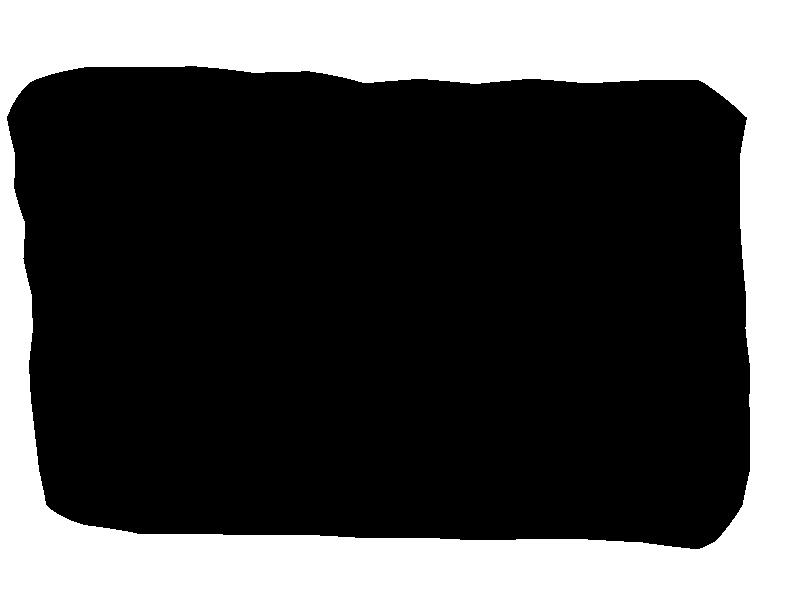
#> input picture images/2b6b6ef7-c174-11e9-aa7b-0c9d92347f5f.jpg, 800 x 600 px, given in place of images, which was not available
$ python main.py --input images
#> lines starting #> are read from the running program, lines starting #| are printed output that depends on the picture; after the words box and inside, x2 and y2 are one past the last pixel; in counts of white or black regions, pixels touching at a corner belong together; long printed decimals are rounded; pictures that were not available may be replaced by others from this repository, and a replacement may not be noted
#> in main, image is the input picture: shape (600, 800); min 0, max 255, mean 80.2
import cv2
import numpy
import imutils
import argparse
import argcomplete

from skimage.morphology import skeletonize

# [134 lines left out: function get_corners_debug, not called in this run]

def get_corners(original_image, blur=5):
#> called with blur = 5
    image = original_image.copy()

    # Añadimos un padding de 100px a la imagen
    image = cv2.copyMakeBorder(image, 100, 100, 100, 100, cv2.BORDER_CONSTANT, value=[255,255,255])
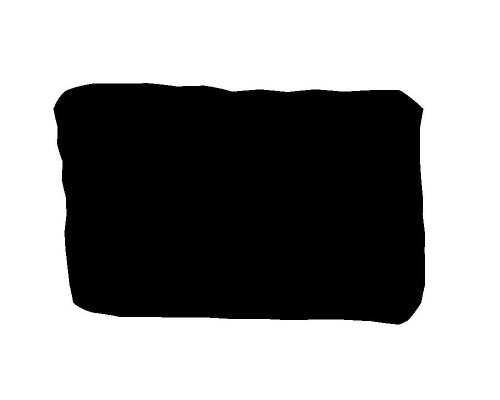
#> image: shape (800, 1000) (shown at 1/2 size); min 0, max 255, mean 150.1

    blur_x = blur_y = blur
    image = cv2.blur(image, (blur_x, blur_y))
    image = cv2.adaptiveThreshold(image, 255, cv2.ADAPTIVE_THRESH_GAUSSIAN_C, cv2.THRESH_BINARY, 15, 5)
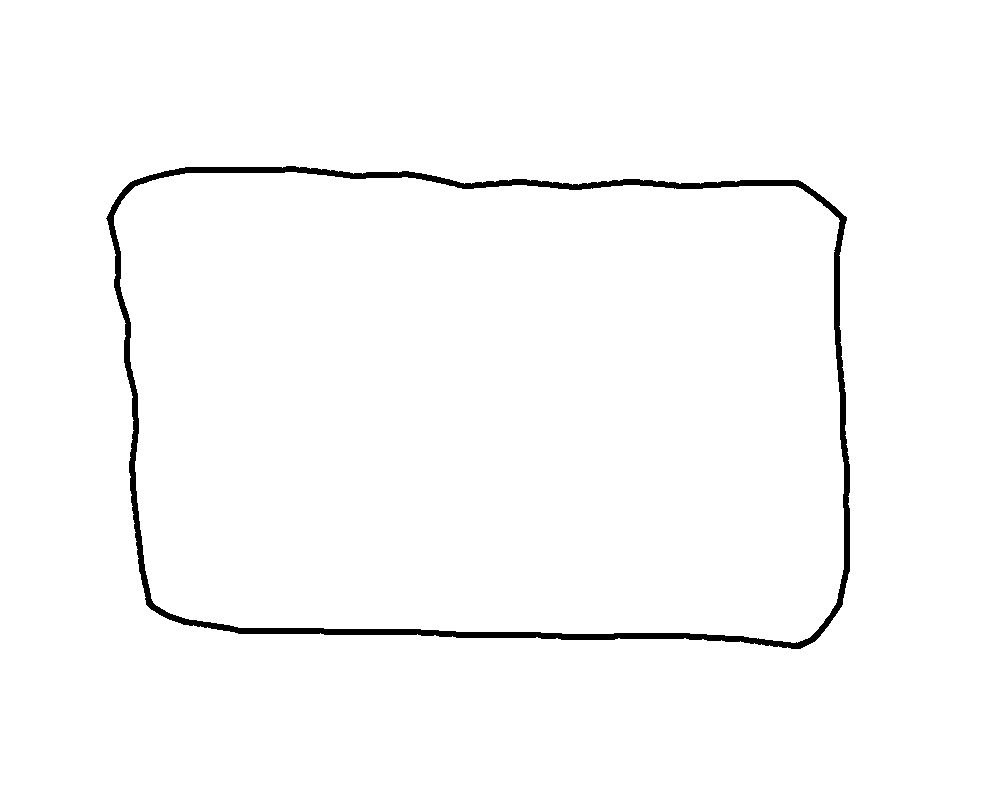
#> image: shape (800, 1000); 98.3% white; 1 black region, box (x1, y1, x2, y2) and area: (106, 166, 850, 649) 13401

    # Invertimos los colores de la imagen
    image = cv2.bitwise_not(image)

    # Extraemos el esqueleto
    skeletonized_image = skeletonize(image > 0)
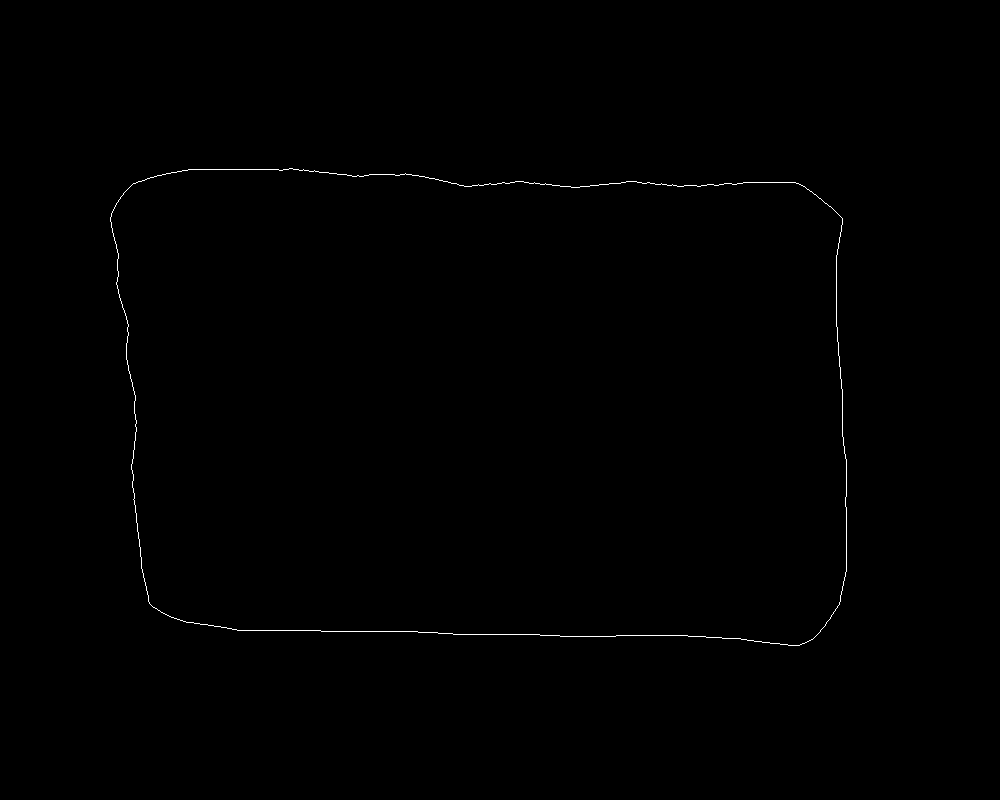
#> skeletonized_image: shape (800, 1000) bool; 0.28% white in thin lines or dots, all inside (x1, y1, x2, y2) = (110, 168, 847, 646)
    skeletonized_image = 255 * (skeletonized_image.astype(numpy.uint8))

    # Usamos la transformada de hough para encontrar las lineas
    lines = cv2.HoughLines(skeletonized_image, 1, numpy.pi / 180, 20)
#> lines = 263 rows, first 8: [625, 1.59], [161, 1.61], [617, 1.61], [169, 1.57], [846, 0], [-819, 3.09], [646, 1.55], [631, 1.57]

    # Las lineas vienen en coordenadas polares, hay que convertirlas a coordenadas cartesianas
    # y calculamos los puntos de intercepcion de las lineas
    points = []
    for i in range(lines.shape[0]):
        (rho1, theta1) = lines[i, 0]
        m1 = -1/numpy.tan(theta1)
        c1 = rho1 / numpy.sin(theta1)
        for j in range(i+1,lines.shape[0]):
            (rho2, theta2) = lines[j,0]
            m2 = -1 / numpy.tan(theta2)
            c2 = rho2 / numpy.sin(theta2)
            if numpy.abs(m1 - m2) <= 1e-8:
                continue
            x = (c2 - c1) / (m1 - m2)
            y = m1*x + c1
            if 0 <= x < image.shape[1] and 0 <= y < image.shape[0]:
                points.append((int(x), int(y)))
#> this loop made 263 passes
#> (rho1, theta1, m1, c1) on passes 1 to 3: (625, 1.59, 0.0175, 625.1), (161, 1.61, 0.0349, 161.1), (617, 1.61, 0.0349, 617.4)
#> after the loop, points = 22663 items

    points = numpy.array(points)
#> points = 22663 pairs, first value 0 to 999, second value 0 to 799
    points = points[:, None]

    # Ahora usamos el algoritmo de K-Means para conseguir un promedio de todos los puntos de intercepcion encontrados
    criteria = (cv2.TERM_CRITERIA_MAX_ITER, 10, 1.0)
    flags = cv2.KMEANS_PP_CENTERS
    z = points.copy().astype(numpy.float32)
    compactness, labels, centers = cv2.kmeans(z, 4, None, criteria, 10, flags)
#> compactness = 269196085.4; centers = [[810.1, 187], [148.3, 187.2], [819.5, 632.8], [163.7, 592.5]]

    # K-means devuelve 4 puntos promedio de cada esquina que es donde hay mas concentracion de intercepciones sin embargo
    # como las imagenes son rectangulos muy irregulares, las intercepciones tienden a ser muy dispersas en toda la foto
    # y el resultado de k-means es muy inexacto, necesitamos filtrar los puntos de intercepcion concentrandonos en las esquinas
    # eliminando los puntos de intercepcion dispersos en toda la foto, para ello lo primero es encontrar el minX, MaxX, MinY, MaxY
    minX=600
    minY=600
    maxX=0
    maxY=0

    for point in centers:
        if(point[0] < minX):
            minX = point[0]
        if(point[0] > maxX):
            maxX = point[0]
        if(point[1] < minY):
            minY = point[1]
        if(point[1] > maxY):
            maxY = point[1]
#> this loop made 4 passes
#> (maxX, minY, maxY) on pass 1: (810.1, 187, 187)
#> after the loop, maxX = 819.5; maxY = 632.8; minX = 148.3; minY = 187

    # Ahora eliminamos los puntos de intercepcion dentro de la region formada por los 4 puntos promedio
    # es importante ver que se dejo una olgura de 40 pixeles para no eliminar los puntos que quedaron en esa region
    newPoints = []
    for point in points[:, 0]:
        if(point[0] >= minX+40 and point[0] <= maxX-40 or point[1] >= minY+40 and point[1] <= maxY-40):
            continue
        newPoints.append(point)
#> this loop made 22663 passes
#> point on passes 1 to 3: [441, 632], [853, 639], [601, 635]
#> after the loop, newPoints = 14385 pairs, first value 0 to 999, second value 0 to 799

    points = numpy.array(newPoints)
#> points has the same summary as newPoints
    points = points[:, None]

    # Ahora eliminamos los puntos de intercepcion dentro de la region formada por los 4 puntos promedio
    # es importante ver que se dejo una olgura de 40 pixeles para no eliminar los puntos que quedaron en esa region
    newPoints = []
    for point in points[:, 0]:
        if(point[0] >= minX-40 and point[0] <= maxX+40 or point[1] >= minY-40 and point[1] <= maxY+40):
            newPoints.append(point)
#> this loop made 14385 passes
#> point on passes 1 to 3: [853, 639], [849, 639], [858, 640]
#> after the loop, newPoints = 12761 pairs, first value 0 to 998, second value 0 to 799

    points = numpy.array(newPoints)
#> points has the same summary as newPoints
    points = points[:, None]

    # Calculamos nuevamente k means pero con los puntos de intercepcion agrupados en las esquinas.
    z = points.copy().astype(numpy.float32)
    compactness, labels, centers = cv2.kmeans(z, 4, None, criteria, 10, flags)
#> compactness = 25353857.8; labels = 12761 values, max 3 at index 0, min 0 at index 3, mean 1.58; centers = [[141.4, 622.6], [843.5, 171.3], [114.5, 176.3], [834.9, 651.4]]

    # Aplicamos el casco de hull
    centers = cv2.convexHull(centers)[:,0]
#> centers = [[843.5, 171.3], [834.9, 651.4], [141.4, 622.6], [114.5, 176.3]]

    # Formateamos y retornamos el resultado.
    return [tuple(point) for point in centers]


def main(arguments):
    image = cv2.imread(arguments["input"], 0)
    rho_step = arguments["rho"]
    threshold = arguments["threshold"]

    print('Corners found:')
    print(get_corners(image))
#| [(843.4669, 171.273), (834.9405, 651.3824), (141.363, 622.6423), (114.499, 176.252)]

    print('Graphically represented:')
#> (the run stopped early here; a loop or call above may not have finished)

$ run again, on images/2b6b6ef8-c174-11e9-aa7b-0c9d92347f5f.jpg
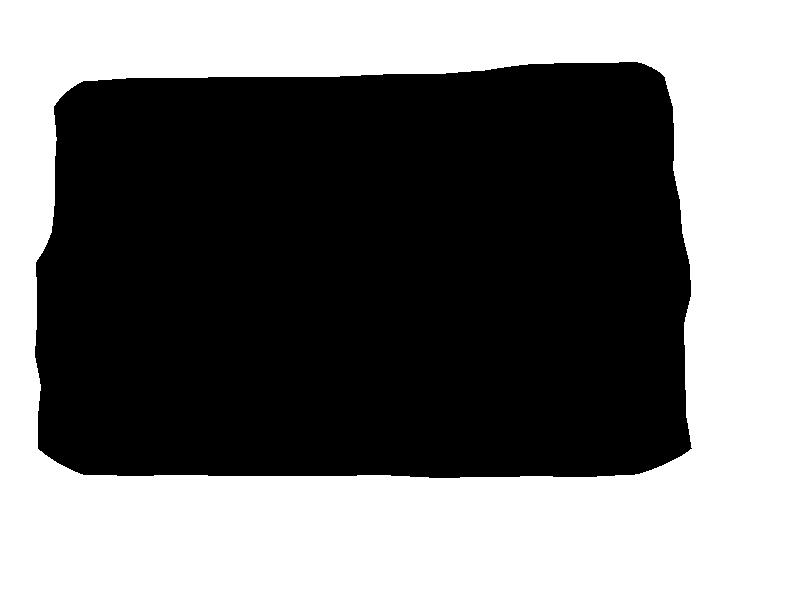
#> input picture images/2b6b6ef8-c174-11e9-aa7b-0c9d92347f5f.jpg, 800 x 600 px, given in place of images, which was not available
#> in main, image is the input picture: shape (600, 800); min 0, max 255, mean 119.4
#> in get_corners, `image = cv2.adaptiveThreshold(image, 255, cv2.ADAPTIVE_THRESH_GAUSSIAN..`:
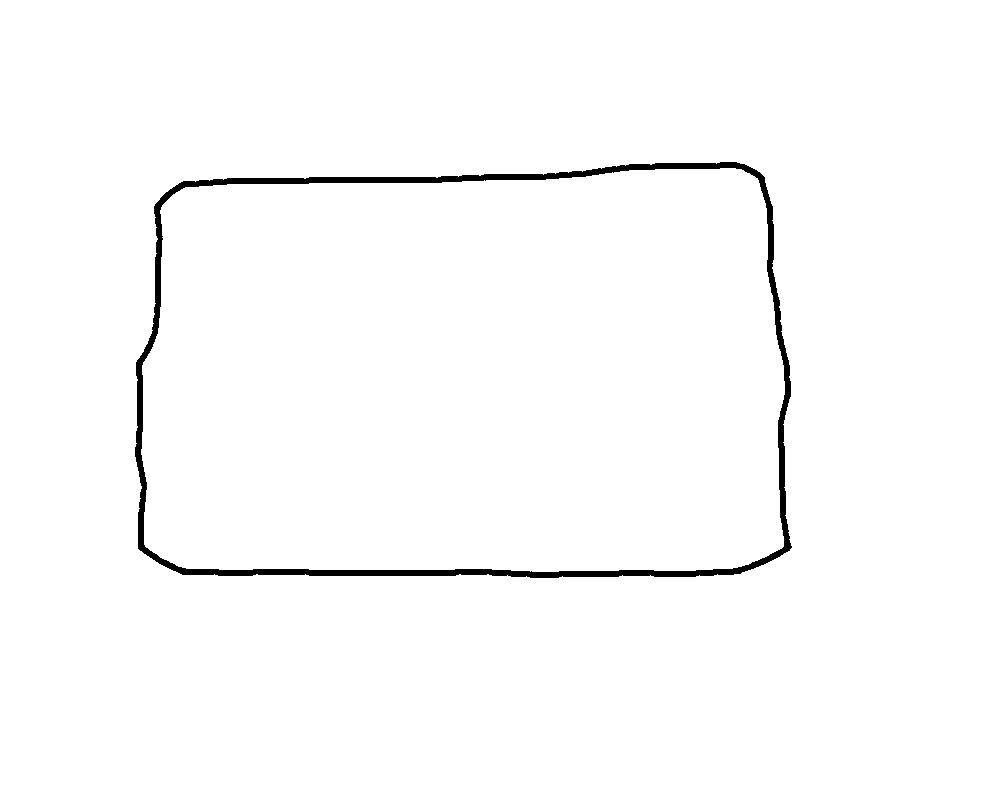
#> image: shape (800, 1000); 98.5% white; 1 black region, box (x1, y1, x2, y2) and area: (135, 162, 792, 578) 11875
#> in get_corners, `skeletonized_image = skeletonize(image > 0)`:
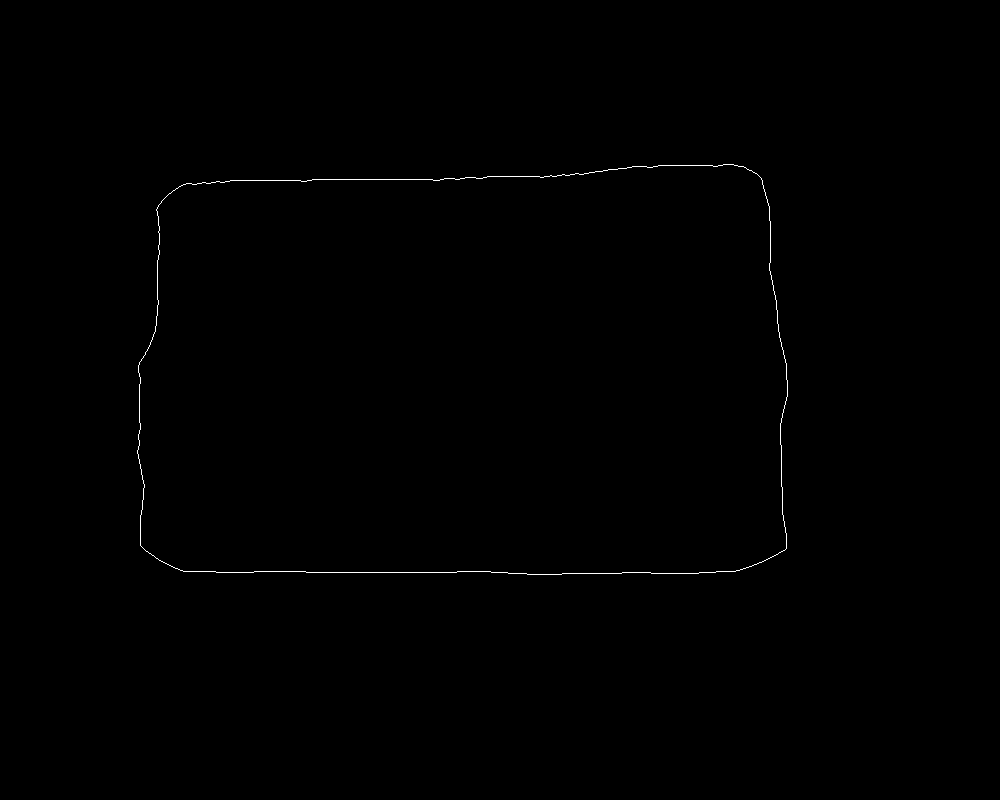
#> skeletonized_image: shape (800, 1000) bool; 0.24% white in thin lines or dots, all inside (x1, y1, x2, y2) = (137, 164, 788, 575)
#> lines = 234 rows, first 8: [572, 1.57], [185, 1.55], [179, 1.57], [566, 1.59], [583, 1.55], [190, 1.54], [579, 1.55], [194, 1.54]
#> the loop in get_corners, `for i in range(lines.shape[0]):` made 234 passes
#> (rho1, theta1, m1, c1) on passes 1 to 3: (572, 1.57, 4.37e-08, 572), (185, 1.55, -0.0175, 185), (179, 1.57, 4.37e-08, 179)
#> after the loop in get_corners, `for i in range(lines.shape[0]):`: points = 18114 pairs, first value 0 to 999, second value 7 to 799
#> in get_corners, `compactness, labels, centers = cv2.kmeans(z, 4, None, criteria, 10, fl..`: compactness = 157186511.9; labels = 18114 values, max 3 at index 189, min 0 at index 0, mean 1.38; centers = [[149, 569], [771, 546.7], [758.3, 192.1], [166.1, 217.2]]
#> the loop in get_corners, `for point in centers:` made 4 passes
#> (minX, maxX, minY, maxY) on pass 1: (149, 149, 569, 569)
#> after the loop in get_corners, `for point in centers:`: maxX = 771; maxY = 569; minX = 149; minY = 192.1
#> the loop in get_corners, `for point in points[:, 0]:` made 18114 passes
#> point on passes 1 to 3: [338, 572], [635, 572], [406, 572]
#> after the loop in get_corners, `for point in points[:, 0]:`: newPoints = 12204 pairs, first value 0 to 999, second value 8 to 799
#> in get_corners, `points = numpy.array(newPoints)`: points has the same summary as newPoints
#> the loop in get_corners, `for point in points[:, 0]:` made 12204 passes
#> point on passes 1 to 3: [152, 572], [787, 572], [784, 572]
#> after the loop in get_corners, `for point in points[:, 0]:`: newPoints = 11808 pairs, first value 0 to 999, second value 8 to 799
#> in get_corners, `points = numpy.array(newPoints)`: points has the same summary as newPoints
#> in get_corners, `compactness, labels, centers = cv2.kmeans(z, 4, None, criteria, 10, fl..`: compactness = 24797278.9; labels = 11808 values, max 3 at index 143, min 0 at index 142, mean 1.55; centers = [[148.8, 178.4], [789.1, 568.5], [131.7, 584], [773.8, 167.4]]
#> in get_corners, `centers = cv2.convexHull(centers)[:,0]`: centers = [[789.1, 568.5], [131.7, 584], [148.8, 178.4], [773.8, 167.4]]
#| [(789.1006, 568.4547), (131.703, 584.0216), (148.795, 178.358), (773.791, 167.375)]
